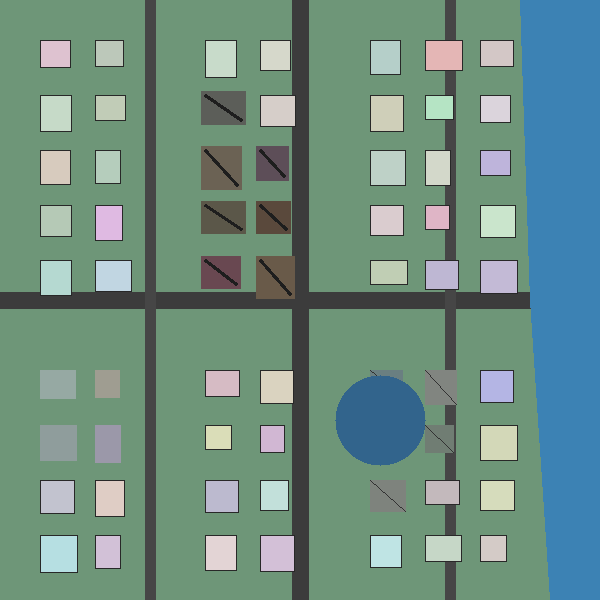
#> input picture sample_data/post_disaster_sample.png, 600 x 600 px
$ python -i damage_detection.py   (imports and definitions only)
#> lines starting #> are read from the running program, lines starting #| are printed output that depends on the picture; after the words box and inside, x2 and y2 are one past the last pixel; in counts of white or black regions, pixels touching at a corner belong together
#> further down, picture is the input picture: shape (600, 600, 3); mean B, G, R 130.3, 142.7, 109.5
import cv2
import numpy as np


# [49 lines left out: function align_images, not called in this run]


def draw_responder_helmet_badge(img, center, size=24, label="RESPONDERS ON-SITE"):
    """
    Renders an emergency rescue helmet with plus sign (⛑️ badge) at the given center coordinates.
    """
    x, y = int(center[0]), int(center[1])
    r = int(size)

    # 1. High-contrast outer dropshadow
    cv2.circle(img, (x, y), r + 5, (10, 10, 10), -1)

    # 2. White outer circular ring
    cv2.circle(img, (x, y), r + 2, (255, 255, 255), -1)

    # 3. Vivid Rescue Red Helmet Base Circle
    helmet_red = (30, 30, 220)  # BGR Red
    cv2.circle(img, (x, y), r, helmet_red, -1)

    # 4. Reflective Safety Brim Line (Gold/Yellow)
    brim_y = y + int(r * 0.22)
    brim_w = int(r * 0.75)
    cv2.line(
        img,
        (x - brim_w, brim_y),
        (x + brim_w, brim_y),
        (0, 215, 255),
        max(2, int(r * 0.14))
    )

    # 5. Helmet Dome 3D Highlight Curvature
    axes = (int(r * 0.65), int(r * 0.52))
    cv2.ellipse(
        img,
        (x, y - int(r * 0.08)),
        axes,
        0,
        190,
        350,
        (255, 255, 255),
        1
    )

    # 6. Bold White Rescue Cross (+) inside helmet
    cross_color = (255, 255, 255)
    pw = max(2, int(r * 0.24))
    pl = int(r * 0.56)
    cy = y - int(r * 0.12)

    # Vertical bar
    cv2.rectangle(
        img,
        (x - pw // 2, cy - pl // 2),
        (x + pw // 2 + (pw % 2), cy + pl // 2),
        cross_color,
        -1
    )
    # Horizontal bar
    cv2.rectangle(
        img,
        (x - pl // 2, cy - pw // 2),
        (x + pl // 2, cy + pw // 2 + (pw % 2)),
        cross_color,
        -1
    )

    # 7. Descriptive Badge Tag below helmet
    if label:
        font = cv2.FONT_HERSHEY_SIMPLEX
        scale = max(0.35, min(0.5, r / 50.0))
        thick = 1
        (tw, th), _ = cv2.getTextSize(label, font, scale, thick)
        tag_y = y + r + th + 8

        # Tag background container
        pad_x = 6
        pad_y = 4
        cv2.rectangle(
            img,
            (x - tw // 2 - pad_x, tag_y - th - pad_y),
            (x + tw // 2 + pad_x, tag_y + pad_y),
            (15, 15, 15),
            -1
        )
        cv2.rectangle(
            img,
            (x - tw // 2 - pad_x, tag_y - th - pad_y),
            (x + tw // 2 + pad_x, tag_y + pad_y),
            (0, 230, 0),
            1
        )
        cv2.putText(
            img,
            label,
            (x - tw // 2, tag_y - 1),
            font,
            scale,
            (255, 255, 255),
            thick,
            cv2.LINE_AA
        )


# [101 lines left out: function segment_damage_zones, not called in this run]


def render_tactical_damage_map(
    base_image,
    zones,
    damage_mask,
    responders_status=None,
    safe_area_opacity=0.35,
    zone_fill_opacity=0.48,
    show_safe_area=True
):
    """
    Renders the tactical map with:
    1. Safe Area: Entire unaffected region tinted Green ("Safe area pura green rahega")
    2. Critical Zones: Red circle with filled Red color (not just outline)
    3. Moderate Zones: Orange circle with filled Orange color
    4. Minor Zones: Yellow circle with filled Yellow color
    5. Responders Reached: Emergency helmet symbol with plus badge (⛑️)
    """
    result = base_image.copy()
    h, w = result.shape[:2]

    if responders_status is None:
        responders_status = {}

    # -------------------------------------------------------------
    # 1. SAFE AREA: PURA GREEN
    # -------------------------------------------------------------
    if show_safe_area:
        # Build mask of all damage circles
        danger_mask = np.zeros((h, w), dtype=np.uint8)
        for z in zones:
            cv2.circle(danger_mask, z["center"], z["radius"], 255, -1)

        # Combine with raw damage mask to ensure no damaged spots are treated as safe
        danger_mask = cv2.bitwise_or(danger_mask, damage_mask)
        safe_mask = cv2.bitwise_not(danger_mask)

        # Create emerald green layer (BGR: 40, 185, 45)
        green_layer = np.full_like(result, (40, 185, 45))
        blended_safe = cv2.addWeighted(
            result,
            1.0 - safe_area_opacity,
            green_layer,
            safe_area_opacity,
            0
        )
        result[safe_mask > 0] = blended_safe[safe_mask > 0]

    # -------------------------------------------------------------
    # 2. DAMAGE ZONES: FILLED CIRCLES (RED, ORANGE, YELLOW)
    # -------------------------------------------------------------
    fill_layer = result.copy()
    for z in zones:
        cv2.circle(
            fill_layer,
            z["center"],
            z["radius"],
            z["color_bgr"],
            -1  # Filled circle!
        )

    # Alpha-blend the filled circles so underlying imagery remains clearly visible
    result = cv2.addWeighted(
        result,
        1.0 - zone_fill_opacity,
        fill_layer,
        zone_fill_opacity,
        0
    )

    # -------------------------------------------------------------
    # 3. ZONE BORDERS, LABELS & ⛑️ RESPONDER HELMET BADGES
    # -------------------------------------------------------------
    for z in zones:
        cx, cy = z["center"]
        r = z["radius"]
        color = z["color_bgr"]
        zid = z["id"]
        sev = z["severity"]

        # Solid high-visibility perimeter ring
        cv2.circle(result, (cx, cy), r, color, 3)
        cv2.circle(result, (cx, cy), r + 2, (15, 15, 15), 1)

        # Zone Header Tag at top of circle
        lbl = f"{zid}: {sev}"
        font = cv2.FONT_HERSHEY_SIMPLEX
        scale = 0.45
        thick = 1
        (tw, th), _ = cv2.getTextSize(lbl, font, scale, thick)
        tag_y = max(th + 12, cy - r - 8)

        cv2.rectangle(
            result,
            (cx - tw // 2 - 6, tag_y - th - 5),
            (cx + tw // 2 + 6, tag_y + 4),
            (15, 15, 15),
            -1
        )
        cv2.rectangle(
            result,
            (cx - tw // 2 - 6, tag_y - th - 5),
            (cx + tw // 2 + 6, tag_y + 4),
            color,
            1
        )
        cv2.putText(
            result,
            lbl,
            (cx - tw // 2, tag_y - 2),
            font,
            scale,
            (255, 255, 255),
            thick,
            cv2.LINE_AA
        )

        # Check responder status
        is_reached = responders_status.get(zid, z.get("responders_reached", False))

        if is_reached:
            # Render ⛑️ Rescue Helmet with Plus Symbol at zone center
            badge_size = max(20, min(36, int(r * 0.26)))
            draw_responder_helmet_badge(
                result,
                (cx, cy),
                size=badge_size,
                label="RESPONDERS ON-SITE"
            )
        else:
            # Draw target crosshair / status marker for pending zones
            cv2.circle(result, (cx, cy), 5, (255, 255, 255), -1)
            cv2.circle(result, (cx, cy), 6, (15, 15, 15), 1)
            pending_lbl = "Awaiting Responders"
            font_p = cv2.FONT_HERSHEY_SIMPLEX
            (ptw, pth), _ = cv2.getTextSize(pending_lbl, font_p, 0.35, 1)
            py = cy + 16
            cv2.rectangle(
                result,
                (cx - ptw // 2 - 4, py - pth - 3),
                (cx + ptw // 2 + 4, py + 3),
                (20, 20, 20),
                -1
            )
            cv2.putText(
                result,
                pending_lbl,
                (cx - ptw // 2, py - 1),
                font_p,
                0.35,
                (220, 220, 220),
                1,
                cv2.LINE_AA
            )

    return result


def detect_damage_from_single_image(image, responders_status=None):
    """
    Detects structural damage, fractures, debris, and hazard zones
    from a single camera capture or live video frame without requiring a pre-disaster image.
    Categorizes the scene into Critical (Red), Moderate (Orange), Minor (Yellow),
    and Safe Ground (Green) with ⛑️ responder tracking.
    """
    gray = cv2.cvtColor(image, cv2.COLOR_BGR2GRAY)
    h, w = gray.shape

    # 1. Structural edge & crack detection
    edges = cv2.Canny(gray, 40, 140)
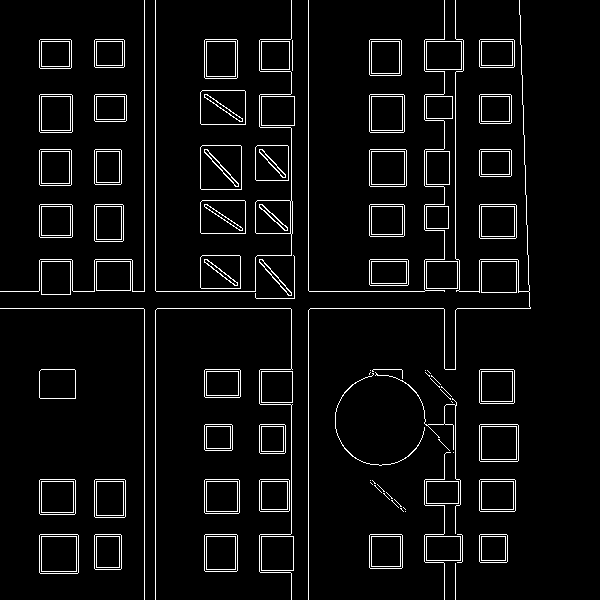
#> edges: shape (600, 600); 4.9% white in thin lines or dots, all inside (x1, y1, x2, y2) = (0, 0, 531, 600)

    # 2. Local texture gradient
    kernel = cv2.getStructuringElement(cv2.MORPH_RECT, (5, 5))
    morph_grad = cv2.morphologyEx(gray, cv2.MORPH_GRADIENT, kernel)

    # 3. High-frequency variance
    blur = cv2.GaussianBlur(gray, (15, 15), 0)
    diff = cv2.absdiff(gray, blur)

    # Combined hazard score
    hazard_score = (0.45 * (edges / 255.0) + 0.30 * (morph_grad / 255.0) + 0.25 * (diff / 255.0))
    hazard_uint8 = np.uint8(np.clip(hazard_score * 255 * 1.6, 0, 255))
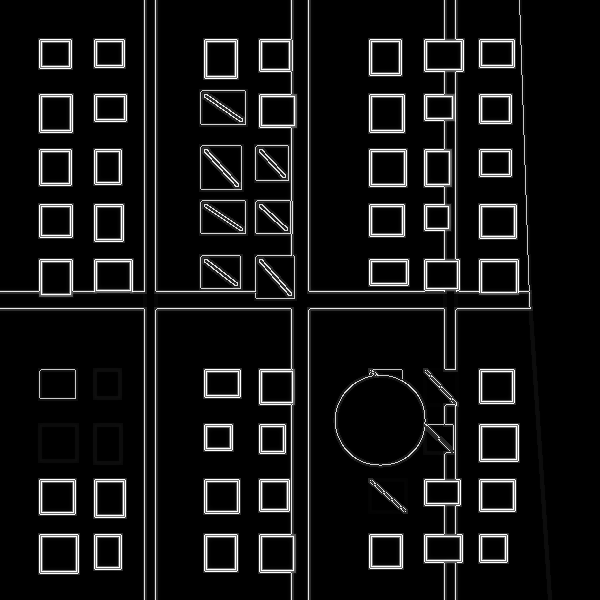
#> hazard_uint8: shape (600, 600); min 0, max 255, mean 18.4

    thresh_val = int(np.mean(hazard_uint8) + 0.7 * np.std(hazard_uint8))
#> thresh_val = 56
    _, hazard_mask = cv2.threshold(hazard_uint8, thresh_val, 255, cv2.THRESH_BINARY)
#> hazard_mask: shape (600, 600); 8.1% white; 57 white regions (3 under 20 px), largest, box (x1, y1, x2, y2) and area: (308, 0, 531, 600) 4553, (155, 0, 297, 292) 1822, (335, 369, 463, 600) 1753

    # Morphological cleaning
    clean_k = np.ones((5, 5), np.uint8)
    hazard_mask = cv2.morphologyEx(hazard_mask, cv2.MORPH_OPEN, clean_k)
#> hazard_mask: shape (600, 600); 0.11% white; 3 white regions, box (x1, y1, x2, y2) and area: (288, 40, 293, 71) 155, (451, 94, 456, 121) 135, (424, 287, 445, 292) 105
    hazard_mask = cv2.morphologyEx(hazard_mask, cv2.MORPH_CLOSE, clean_k)

    # Cluster hazards
    cluster_k = np.ones((25, 25), np.uint8)
    dilated = cv2.dilate(hazard_mask, cluster_k, iterations=1)
#> dilated: shape (600, 600); 1.2% white; 3 white regions

    contours, _ = cv2.findContours(dilated, cv2.RETR_EXTERNAL, cv2.CHAIN_APPROX_SIMPLE)
#> contours = 3 contours; box (x1, y1, x2, y2) and area: (276, 28, 305, 83) 1512, (439, 82, 468, 133) 1400, (412, 275, 457, 304) 1232

    min_area = max(300, int(h * w * 0.002))
    candidates = []
    for cnt in contours:
        area = cv2.contourArea(cnt)
        if area < min_area:
            continue
        (cx, cy), r = cv2.minEnclosingCircle(cnt)
        cx, cy, r = int(cx), int(cy), max(28, int(r))

        c_mask = np.zeros((h, w), dtype=np.uint8)
        cv2.circle(c_mask, (cx, cy), r, 255, -1)
        cnt_px = cv2.countNonZero(cv2.bitwise_and(hazard_mask, hazard_mask, mask=c_mask))
        mean_haz = cv2.mean(hazard_uint8, mask=c_mask)[0]
        score = cnt_px * (mean_haz / 255.0)

        candidates.append({
            "center": (cx, cy),
            "radius": r,
            "score": round(score, 2),
            "damaged_pixels": cnt_px,
            "mean_intensity": round(mean_haz, 1),
            "density": round((cnt_px / (np.pi * r * r)) * 100, 1),
            "area": int(area)
        })
#> this loop made 3 passes
#> (cnt, area, cx, cy, r, cnt_px, mean_haz, score) on passes 1 to 3: ([[412, 275], [412, 303], [456, 303], [456, 275]], 1232, 434, 289, 28, 105, 33.93, 13.97), ([[439, 82], [439, 132], [467, 132], [467, 82]], 1400, 453, 107, 28, 135, 37.4, 19.8), ([[276, 28], [276, 82], [304, 82], [304, 28]], 1512, 290, 55, 30, 155, 35.97, 21.86)
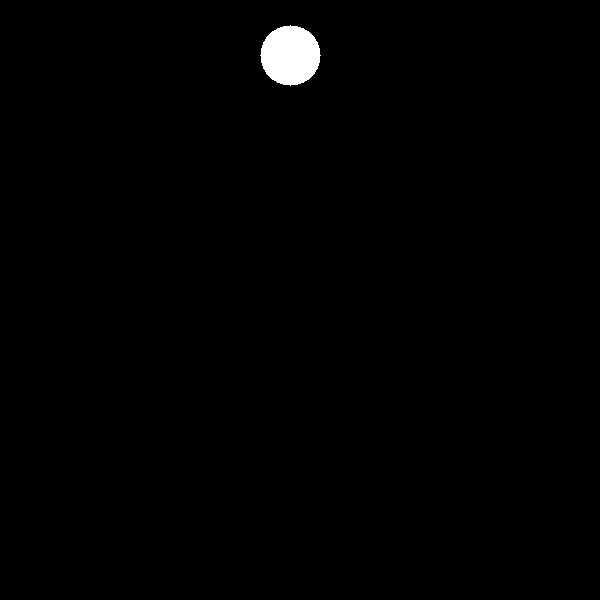
#> c_mask: shape (600, 600); 0.78% white; 1 white region, box (x1, y1, x2, y2) and area: (260, 25, 321, 86) 2821
#> after the loop, candidates = 3 items

    candidates.sort(key=lambda x: x["score"], reverse=True)
    top_candidates = candidates[:3]
#> top_candidates = 3 items

    # If camera image is very uniform, create a representative focal zone
    if not top_candidates:
        top_candidates.append({
            "center": (w // 2, h // 2),
            "radius": min(w, h) // 4,
            "score": 100.0,
            "damaged_pixels": 800,
            "mean_intensity": 45.0,
            "density": 15.0,
            "area": 4000
        })

    colors = {
        "Critical": (25, 25, 230),    # Red
        "Moderate": (0, 135, 255),   # Orange
        "Minor": (0, 220, 255)       # Yellow
    }

    categorized_zones = []
    for i, z in enumerate(top_candidates):
        sev = ["Critical", "Moderate", "Minor"][min(i, 2)]
        categorized_zones.append({
            "id": f"Zone {i + 1}",
            "severity": sev,
            "color_bgr": colors[sev],
            "center": z["center"],
            "radius": z["radius"],
            "score": z["score"],
            "damaged_pixels": z["damaged_pixels"],
            "mean_intensity": z["mean_intensity"],
            "density": z["density"],
            "responders_reached": (i == 0)
        })
#> this loop made 3 passes
#> after the loop, categorized_zones = 3 items

    total_pixels = hazard_mask.size
    damaged_pixels = np.count_nonzero(hazard_mask)
#> damaged_pixels = 395
    damage_percentage = (damaged_pixels / total_pixels) * 100.0 if total_pixels > 0 else 0.0
#> damage_percentage = 0.11

    if damage_percentage < 5:
        intensity = "Low"
    elif damage_percentage < 20:
        intensity = "Moderate"
    elif damage_percentage < 40:
        intensity = "High"
    else:
        intensity = "Severe"

    heatmap = cv2.applyColorMap(hazard_mask, cv2.COLORMAP_JET)
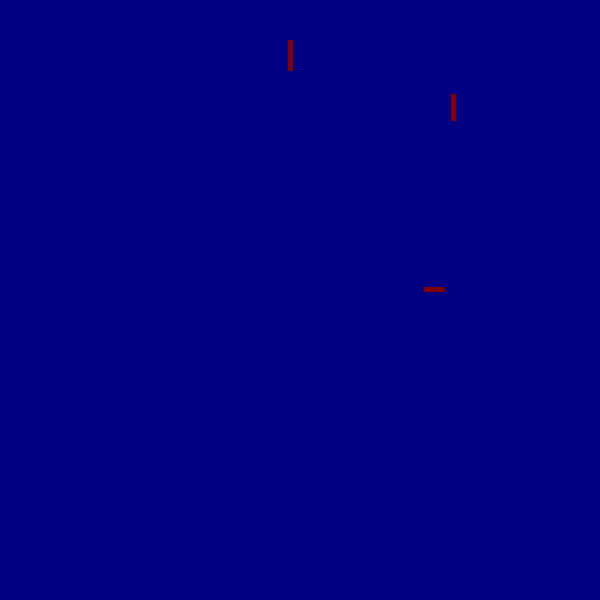
#> heatmap: shape (600, 600, 3); mean B, G, R 127.9, 0, 0.1
    overlay = cv2.addWeighted(image, 0.65, heatmap, 0.35, 0)
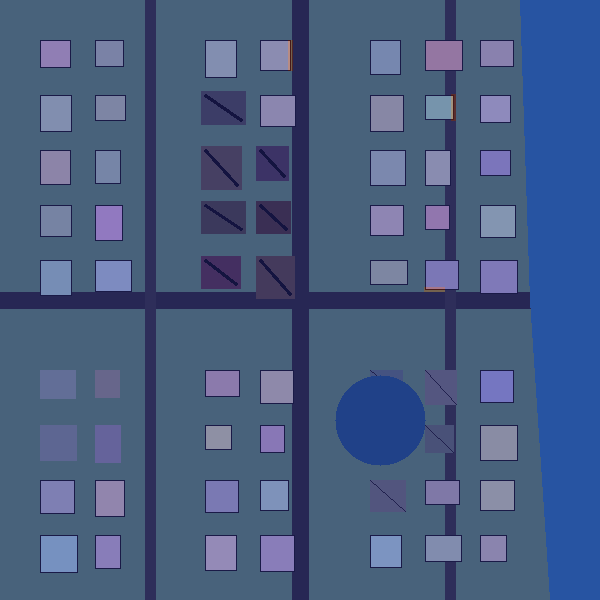
#> overlay: shape (600, 600, 3); mean B, G, R 129.6, 93, 71.5

    if responders_status is None:
        responders_status = {z["id"]: z["responders_reached"] for z in categorized_zones}
#> responders_status = {'Zone 1': True, 'Zone 2': False, 'Zone 3': False}

    tactical_map = render_tactical_damage_map(
        image,
        categorized_zones,
        hazard_mask,
        responders_status=responders_status
    )
#> the loop in render_tactical_damage_map, `for z in zones:` made 3 passes
#> after the loop in render_tactical_damage_map, `for z in zones:`:
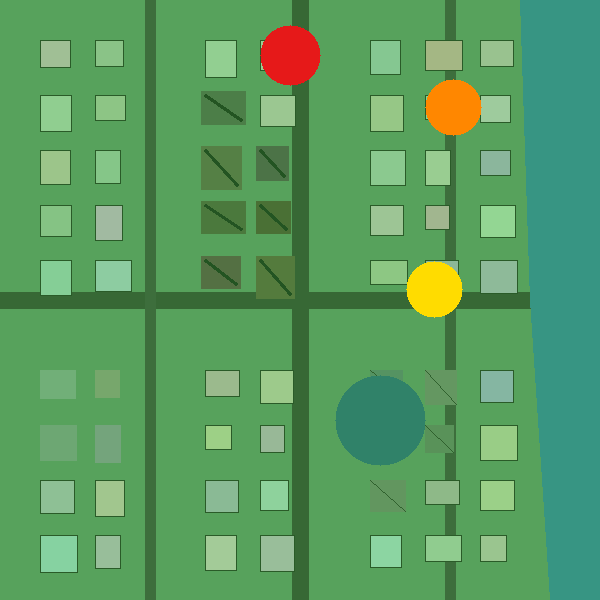
#> fill_layer: shape (600, 600, 3); mean B, G, R 96.9, 156.6, 90.1
#> the loop in render_tactical_damage_map, `for z in zones:` made 3 passes
#> (cx, color, zid, sev, lbl) on pass 1: (290, (25, 25, 230), 'Zone 1', 'Critical', 'Zone 1: Critical')
#> after the loop in render_tactical_damage_map, `for z in zones:`:
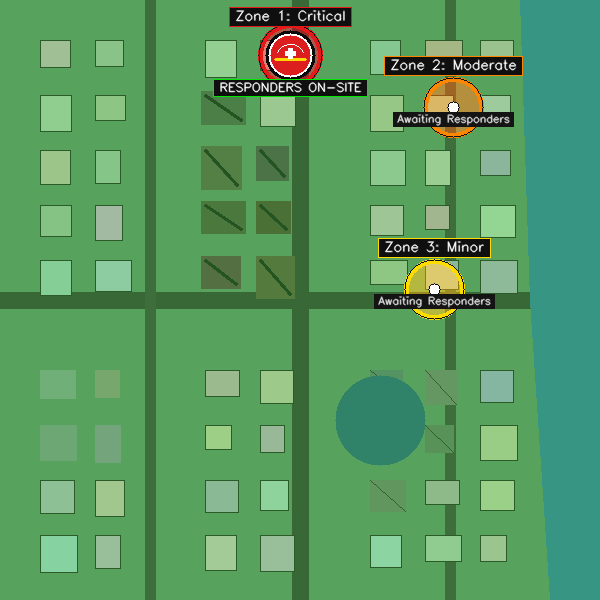
#> result: shape (600, 600, 3); mean B, G, R 96.3, 153.1, 87.7

    return {
        "aligned": image,
        "difference": diff,
        "mask": hazard_mask,
        "heatmap": heatmap,
        "overlay": overlay,
        "tactical_map": tactical_map,
        "zones": categorized_zones,
        "responders_status": responders_status,
        "damage_percentage": damage_percentage,
        "intensity": intensity,
        "match_count": 0
    }


# [73 lines left out: function detect_damage, not called in this run]

>>> import cv2
>>> picture = cv2.imread('sample_data/post_disaster_sample.png')
>>> result = detect_damage_from_single_image(picture)
#> result = 11 items

$ run again, on sample_data/pre_disaster_sample.png
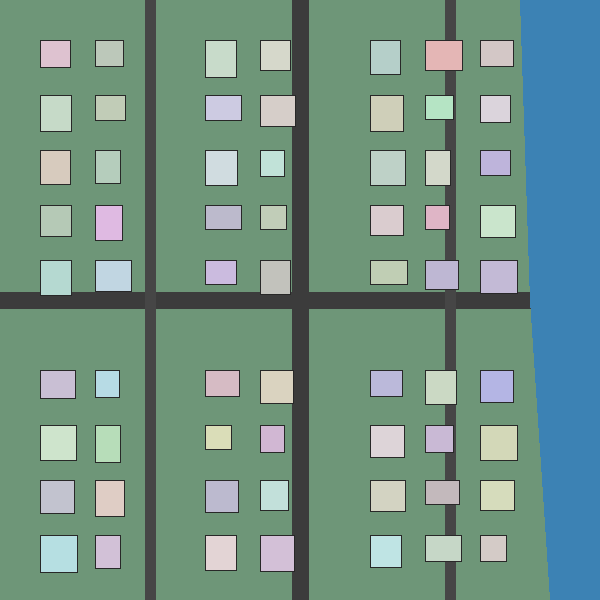
#> input picture sample_data/pre_disaster_sample.png, 600 x 600 px
#> picture is the input picture: shape (600, 600, 3); mean B, G, R 133.6, 147.1, 113.5
#> in detect_damage_from_single_image, `edges = cv2.Canny(gray, 40, 140)`:
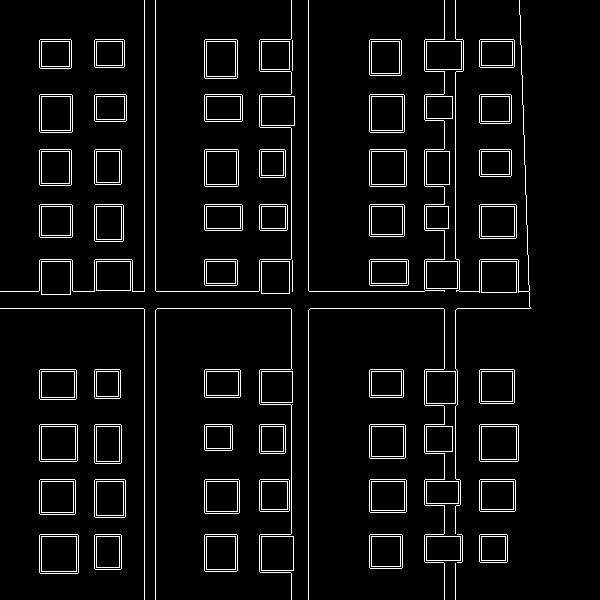
#> edges: shape (600, 600); 5.2% white in thin lines or dots, all inside (x1, y1, x2, y2) = (0, 0, 531, 600)
#> thresh_val = 61
#> dilated: shape (600, 600); 1.7% white; 4 white regions
#> contours = 4 contours; box (x1, y1, x2, y2) and area: (276, 248, 305, 304) 1540, (276, 28, 305, 83) 1512, (439, 412, 468, 466) 1484, (439, 82, 468, 133) 1400
#> the loop in detect_damage_from_single_image, `for cnt in contours:` made 4 passes
#> (cnt, area, cx, cy, r, cnt_px, mean_haz, score) on passes 1 to 4: ([[439, 412], [439, 465], [467, 465], [467, 412]], 1484, 453, 438, 29, 150, 38.58, 22.7), ([[276, 248], [276, 303], [304, 303], [304, 248]], 1540, 290, 275, 30, 160, 31.62, 19.84), ([[439, 82], [439, 132], [467, 132], [467, 82]], 1400, 453, 107, 28, 135, 37.4, 19.8), ([[276, 28], [276, 82], [304, 82], [304, 28]], 1512, 290, 55, 30, 155, 35.97, 21.86)
#> after the loop in detect_damage_from_single_image, `for cnt in contours:`: candidates = 4 items
#> top_candidates = 3 items
#> the loop in detect_damage_from_single_image, `for i, z in enumerate(top_candidates):` made 3 passes
#> damaged_pixels = 600
#> damage_percentage = 0.167
#> responders_status = {'Zone 1': True, 'Zone 2': False, 'Zone 3': False}
#> the loop in render_tactical_damage_map, `for z in zones:` made 3 passes
#> safe_mask: shape (600, 600); 97.7% white; 4 black regions, box (x1, y1, x2, y2) and area: (260, 25, 321, 86) 2821, (260, 245, 321, 306) 2821, (424, 409, 483, 468) 2629, (451, 94, 456, 121) 135
#> the loop in render_tactical_damage_map, `for z in zones:` made 3 passes
#> (cx, color, zid, sev, lbl) on pass 1: (453, (25, 25, 230), 'Zone 1', 'Critical', 'Zone 1: Critical')
#> after the loop in render_tactical_damage_map, `for z in zones:`:
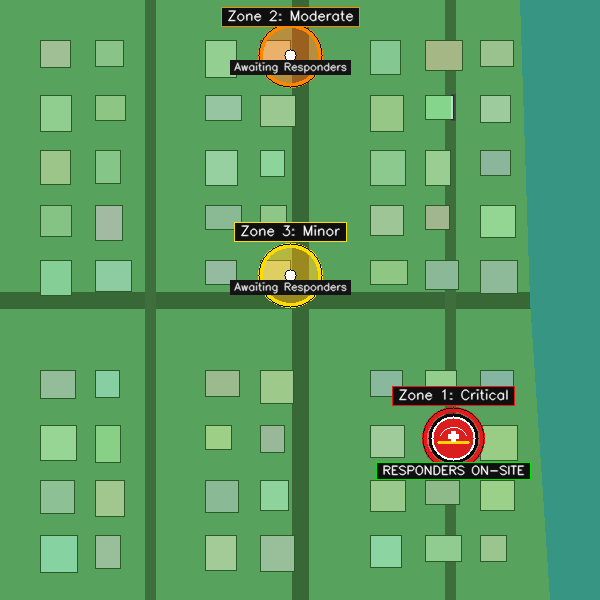
#> result: shape (600, 600, 3); mean B, G, R 98.2, 155.7, 90.4
#> `result = detect_damage_from_single_image(picture)`: result = 11 items
